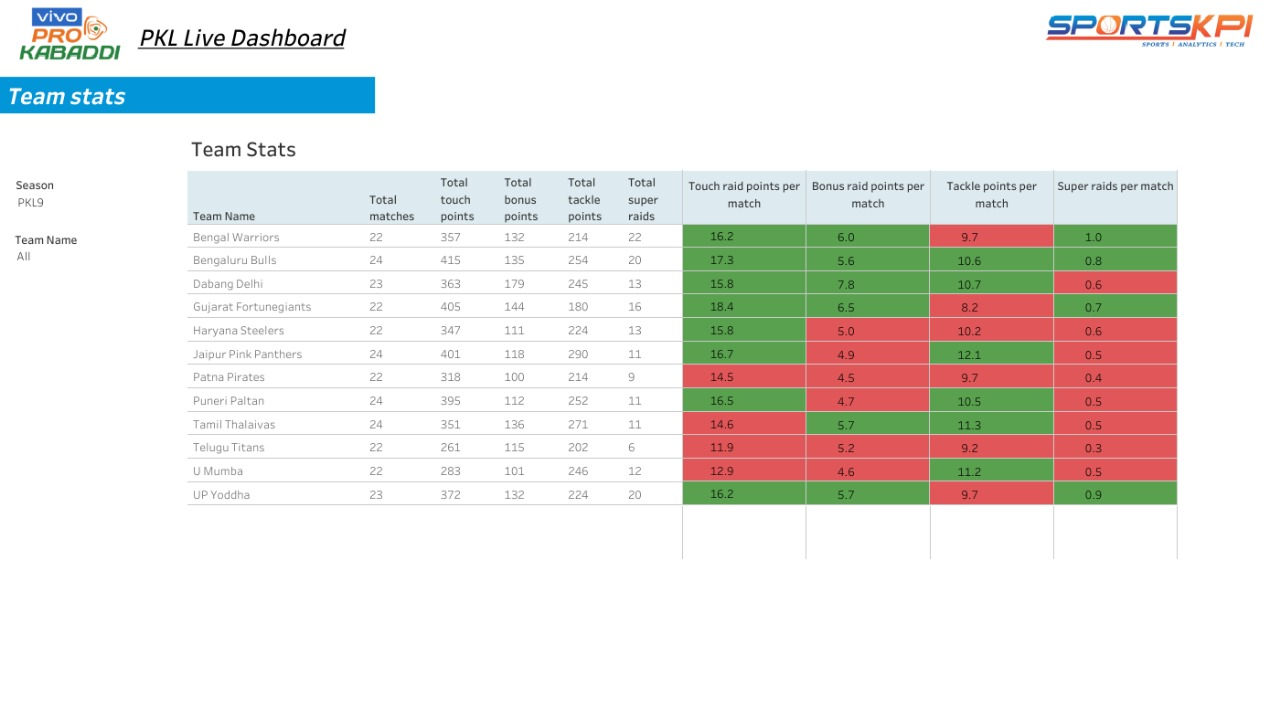
#> input picture pypi/prokabaddidata/tableau.jpeg, 1280 x 718 px
$ python data_from_image.py
#> lines starting #> are read from the running program, lines starting #| are printed output that depends on the picture; after the words box and inside, x2 and y2 are one past the last pixel; in counts of white or black regions, pixels touching at a corner belong together
import cv2
import numpy as np
import pytesseract
from PIL import Image
import pandas as pd

def preprocess_image(image_path):
    # Read the image
#> called with image_path = 'tableau.jpeg'
    img = cv2.imread(image_path)
#> img is the input picture: shape (718, 1280, 3); mean B, G, R 225.6, 230, 232

    # Convert to grayscale
    gray = cv2.cvtColor(img, cv2.COLOR_BGR2GRAY)
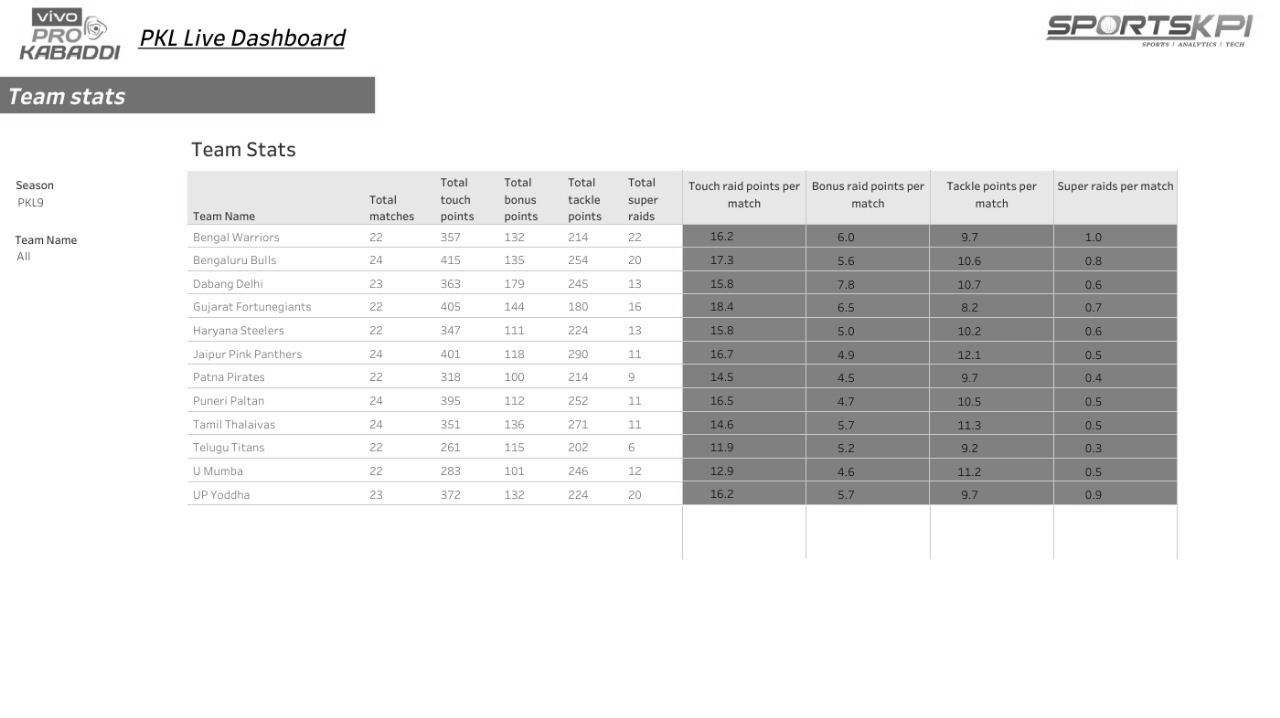
#> gray: shape (718, 1280); min 0, max 255, mean 230.1

    # Apply thresholding to preprocess the image
    thresh = cv2.threshold(gray, 0, 255, cv2.THRESH_BINARY_INV + cv2.THRESH_OTSU)[1]
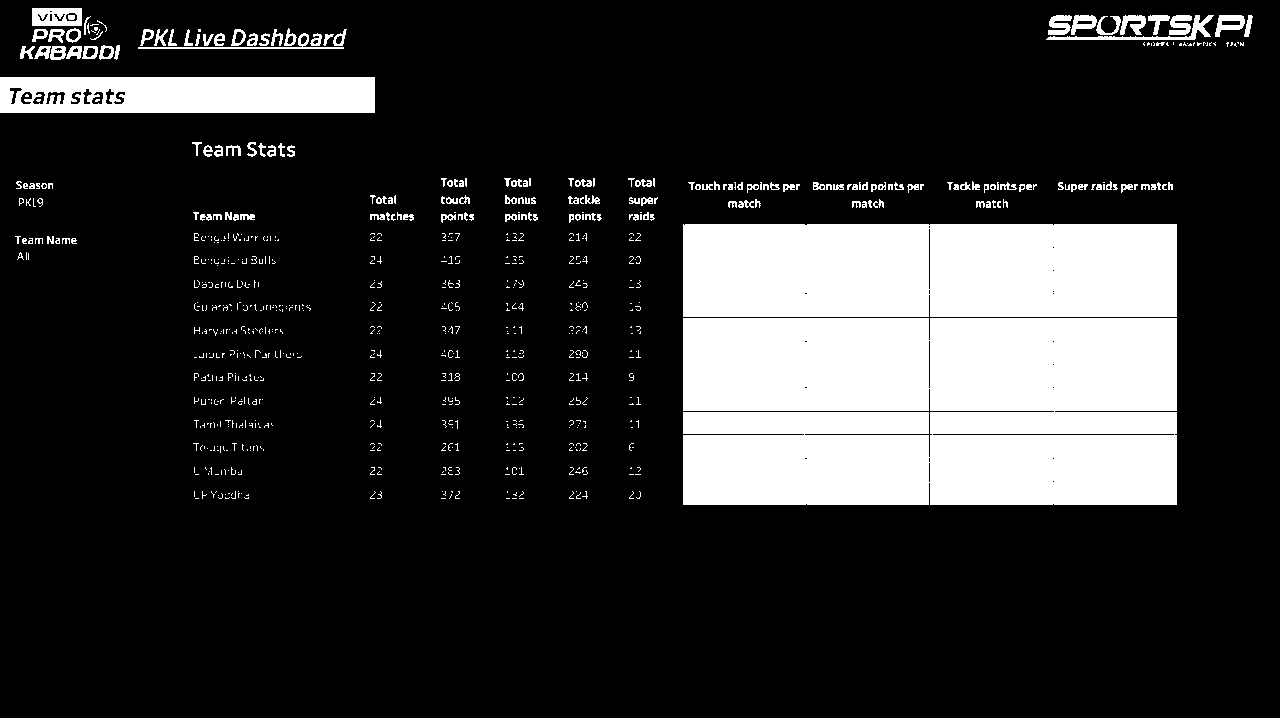
#> thresh: shape (718, 1280); 18% white; 808 white regions (639 under 20 px), largest, box (x1, y1, x2, y2) and area: (683, 318, 1177, 505) 91201, (683, 224, 1177, 317) 45843, (0, 77, 375, 113) 12777

    # Apply dilation to merge letters
    kernel = cv2.getStructuringElement(cv2.MORPH_RECT, (2,2))
    dilation = cv2.dilate(thresh, kernel, iterations=2)
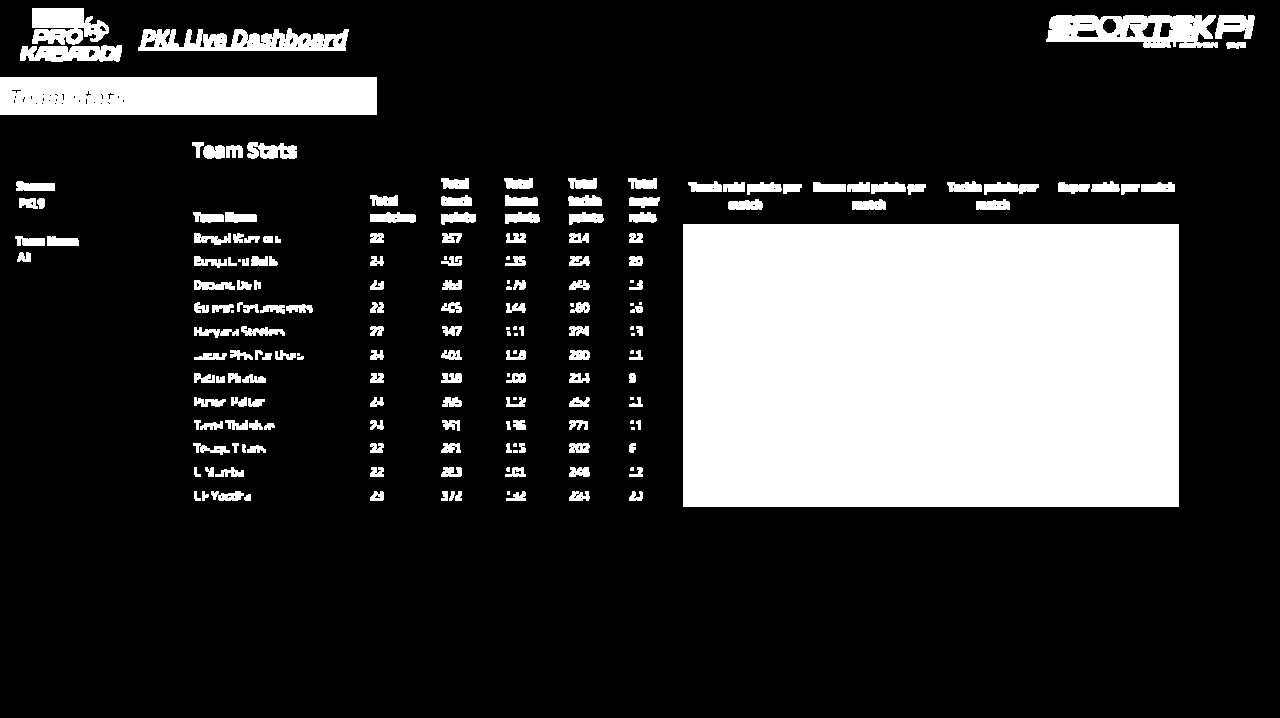
#> dilation: shape (718, 1280); 20.8% white; 194 white regions (28 under 20 px), largest, box (x1, y1, x2, y2) and area: (683, 224, 1179, 507) 140368, (0, 77, 377, 115) 14238, (1046, 15, 1218, 48) 4002

    return dilation

def extract_table(preprocessed_image):
    # Perform OCR on the image
    custom_config = r'--oem 3 --psm 6'
#> (the run stopped early here; a loop or call above may not have finished)
